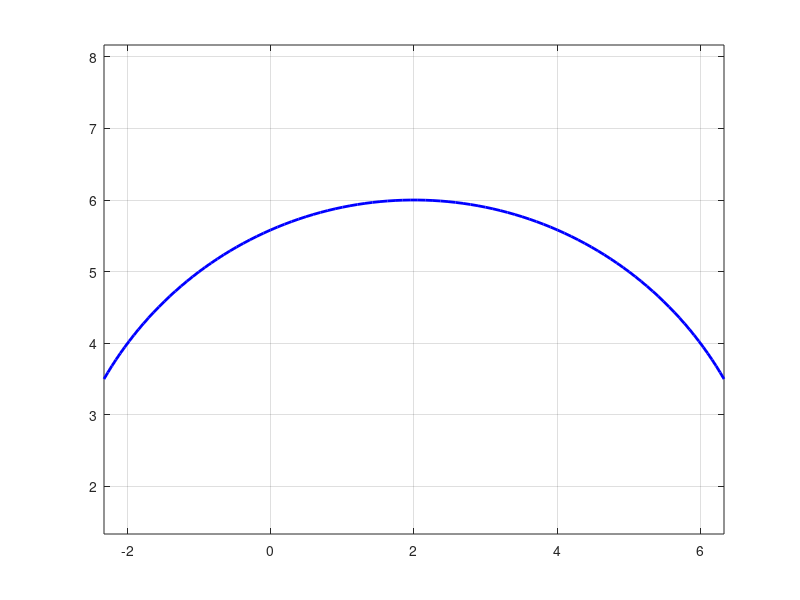

The MATLAB source for this figure:

% Define parameters of the arc.
xCenter = 2;
yCenter = 1; 
radius = 5;
% Define the angle theta as going from 30 to 150 degrees in 100 steps.
theta = linspace(30, 150, 100);
% Define x and y using "Degrees" version of sin and cos.
x = radius * cosd(theta) + xCenter; 
y = radius * sind(theta) + yCenter; 
% Now plot the points.
plot(x, y, 'b-', 'LineWidth', 2); 
axis equal; 
grid on;
